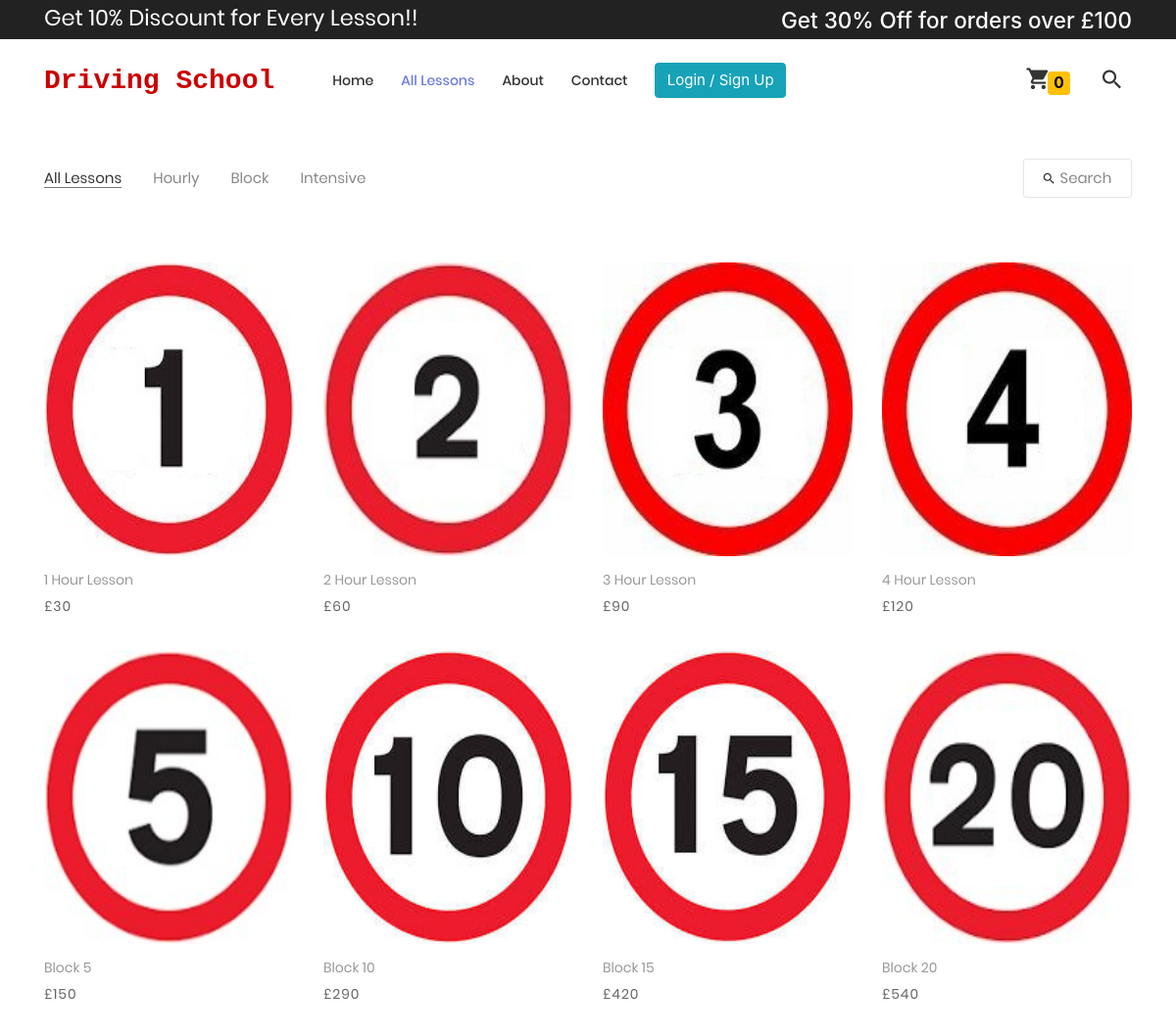
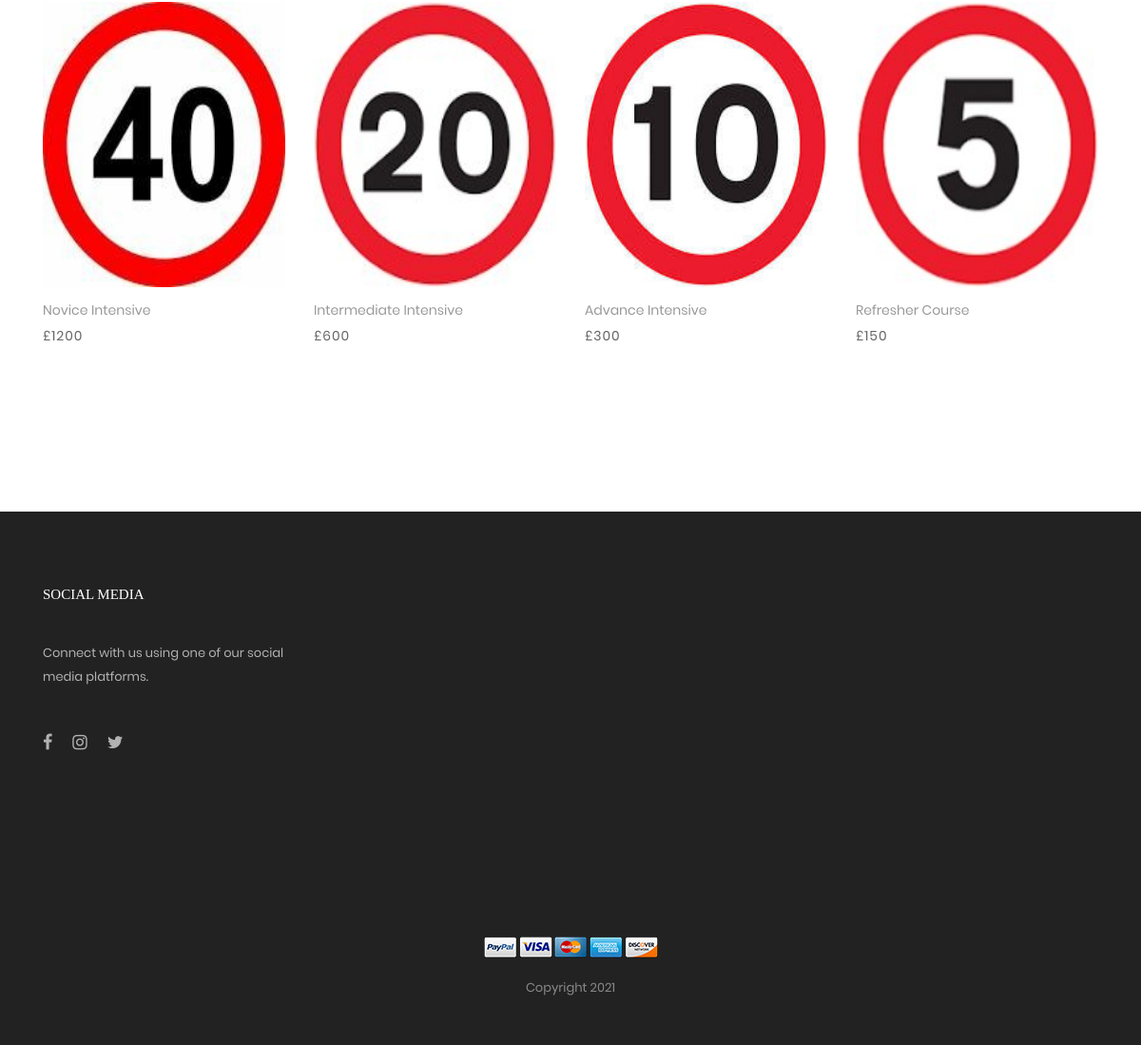
Screenshot of /all_lessons with the database file from the repository (2 pictures, top to bottom).
### home/models.py (models this page shows, shortened)
class Categories(models.Model):
    class Meta:
        verbose_name_plural = 'Categories'
    category_name = models.CharField(max_length=500)

class products(models.Model):
    class Meta:
        verbose_name_plural = 'Products'
    product_name = models.CharField(max_length=2000)
    category = models.ForeignKey(Categories, on_delete=models.CASCADE)
    Intructor = models.ForeignKey(
        instructor_information,
        on_delete=models.CASCADE,
        null=True, blank=True
    )
    product_price = models.CharField(max_length=2000)
    image = models.ImageField(upload_to='uploads/product_image')
    image2 = models.ImageField(
        upload_to='uploads/product_image', null=True, blank=True, default='')
    image3 = models.ImageField(
        upload_to='uploads/product_image', null=True, blank=True, default='')
    image4 = models.ImageField(
        upload_to='uploads/product_image', null=True, blank=True, default='')
    image5 = models.ImageField(
        upload_to='uploads/product_image', null=True, blank=True, default='')
    description = models.TextField()

### home/views.py (the view)
# urls.py: path('all_lessons', views.all_lessons, name='all_lessons'),  # All lessons
def all_lessons(request):
    all_products = products.objects.all()
    all_Categories = Categories.objects.all()
    context1 = {'all_products': all_products, 'all_Categories': all_Categories}
    return render(request, 'all_lessons.html', context1)

### templates/all_lessons.html (shortened to what this page needs)
{% extends 'base.html' %}
{% load static %}
{% block all_lessons %}active-menu{% endblock %}
{% block body %}
<section class="bg0 p-t-23 p-b-140">
	<div class="container">
		<div class="p-b-10"></div>
		<div class="flex-w flex-sb-m p-b-52">
			<div class="flex-w flex-l-m filter-tope-group m-tb-10">
				<button class="stext-106 cl6 hov1 bor3 trans-04 m-r-32 m-tb-5 how-active1" data-filter="*">
					All Lessons
				</button>
				{% for all_cat in all_Categories %}
				<button class="stext-106 cl6 hov1 bor3 trans-04 m-r-32 m-tb-5"
					data-filter=".{{all_cat.category_name|cut:' ' }}">
					{{all_cat.category_name}}
				</button>
				{% endfor %}
			</div>
			<div class="flex-w flex-c-m m-tb-10">
				<div class="flex-c-m stext-106 cl6 size-105 bor4 pointer hov-btn3 trans-04 m-tb-4 js-show-search">
					<i class="icon-search cl2 m-r-6 fs-15 trans-04 zmdi zmdi-search"></i>
					Search
				</div>
			</div>
		</div>
		<div class="row isotope-grid">
			{% for all_prod in all_products %}
			<div class="col-sm-6 col-md-4 col-lg-3 p-b-35 isotope-item {{all_prod.category.category_name|cut:" "}}">
				<div class="block2">
					<div class="block2-pic hov-img0">
						<img src="/media/{{all_prod.image}}" alt="IMG-PRODUCT" height="300">
					</div>
					<div class="block2-txt flex-w flex-t p-t-14">
						<div class="block2-txt-child1 flex-col-l ">
							<a href="{% url 'product_detail' all_prod.id %}"
								class="stext-104 cl4 hov-cl1 trans-04 js-name-b2 p-b-6">
								{{all_prod.product_name}}
							</a>
							<span class="stext-105 cl3">
								£{{all_prod.product_price}}
							</span>
						</div>
					</div>
				</div>
			</div>
			{% endfor %}
		</div>
	</div>
</section>
{% endblock %}

### static/webapp1/css/main.css (style rules this page uses)
.container { max-width: 1380px; }
@media (max-width: 1600px) { .container { max-width: 1200px; } }
.block2-pic { position: relative; }
.block2-txt-child1 { width: calc(100% - 30px); }
.cl2 { color: #333; }
.cl3 { color: #666; }
.cl4 { color: #999; }
.cl6 { color: #888; }
.stext-104 { font-family: Poppins-Regular; font-size: 14px; line-height: 1.466667; }
.stext-105 { font-family: Poppins-Regular; font-size: 14px; line-height: 1.466667; letter-spacing: 1px; }
.stext-106 { font-family: Poppins-Regular; font-size: 15px; line-height: 1.2; }
.size-105 { min-width: 111px; height: 40px; }
.bg0 { background-color: #fff; }
.bor3 { border-bottom: 1px solid transparent; }
.bor4 { border: 1px solid #e6e6e6; border-radius: 3px; }
.how-active1 { color: #333; border-color: #797979; }
.hov-img0 { display: block; overflow: hidden; }
.hov-img0 img { width: 100%; -webkit-transition: transform 0.9s ease; -o-transition: transform 0.9s ease; -moz-transition: transform 0.9s ease; transition: transform 0.9s ease; }

### rows the page displays
Categories: category_name "Hourly"
Categories: category_name "Block"
Categories: category_name "Intensive"
products: image (picture), product_name "1 Hour Lesson", product_price "30"
products: image (picture), product_name "2 Hour Lesson", product_price "60"
products: image (picture), product_name "3 Hour Lesson", product_price "90"
products: image (picture), product_name "4 Hour Lesson", product_price "120"
products: image (picture), product_name "Block 5", product_price "150"
products: image (picture), product_name "Block 10", product_price "290"
products: image (picture), product_name "Block 15", product_price "420"
products: image (picture), product_name "Block 20", product_price "540"
products: image (picture), product_name "Novice Intensive", product_price "1200"
products: image (picture), product_name "Intermediate Intensive", product_price "600"
products: image (picture), product_name "Advance Intensive", product_price "300"
products: image (picture), product_name "Refresher Course", product_price "150"
